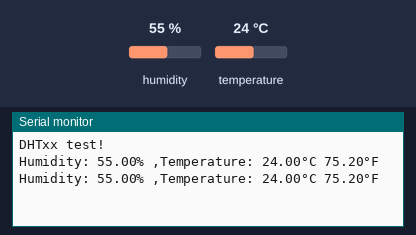
Simulated run of this sketch. Board: Arduino Uno, built with avr-gcc and run on an emulated ATmega328P. Shown: the last lines printed to the serial monitor. The test bench sets the inputs (shaded band); at power-on: humidity 55 %, temperature 24 °C.

Above: at 4.8 s.
4.9 s: humidity set to 22 %
At 7.3 s:
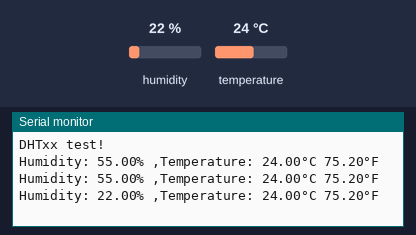
7.9 s: temperature set to 12 °C
At 8.5 s:
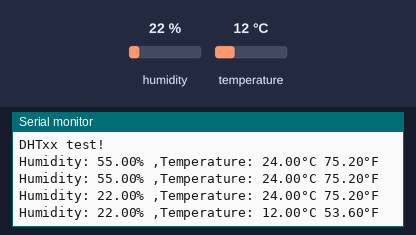
10.9 s: humidity set to 40 %
At 13.4 s:
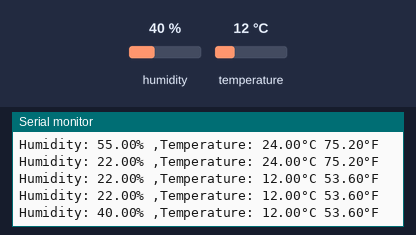
Timing chart, 0 to 14.9 s (numbered marks = the images above; inputs shaded):
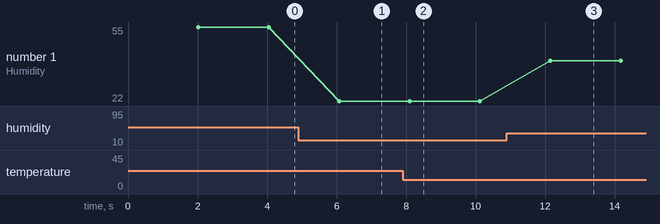

The sketch:

hub5168_DHT.ino
```cpp
// Example testing sketch for various DHT humidity/temperature sensors
// Written by ladyada, public domain

#include "DHT.h"

float h=0;
float t=0;
float f=0;

#define DHTPIN 8
#define DHTTYPE DHT11   // DHT 11
DHT dht(DHTPIN, DHTTYPE);

void setup() {
    Serial.begin(115200);
    Serial.println("DHTxx test!");
    dht.begin();
}

void loop() {
    delay(2000);

    h = dht.readHumidity();
    t = dht.readTemperature();
    f = dht.readTemperature(true);

    if (isnan(h) || isnan(t) || isnan(f)) {
        Serial.println("Failed to read from DHT sensor!");
    }
    else{
        Serial.print("Humidity: ");
        Serial.print(h);
        Serial.print("% ,Temperature: ");
        Serial.print(t);
        Serial.print("°C ");
        Serial.print(f);
        Serial.println("°F");
    }
}
```

Measured:
- after the input at 4.9 s, the serial monitor: prints a new line after 1.2 s (image 1)
- after the input at 7.9 s, the serial monitor: prints a new line after 0.20 s (image 2)
- after the input at 10.9 s, the serial monitor: prints a new line after 1.2 s (image 3)
- plotted number 1: 55 → 22 after the input at 4.9 s, 22 → 40 after the input at 10.9 s
